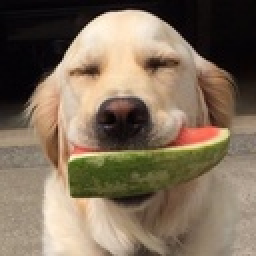
%> input picture exercise4/dog2.jpg, 128 x 128 px, shrunk from 400 x 400 before the run (shown 2 times larger)
$ octave exercise4_assignment3b.m   (GNU Octave 9; MATLAB toolbox functions it lacks are replaced by stand-ins)
%> lines starting %> are read from the running program, lines starting %| are printed output that depends on the picture
### exercise4/quantization_matrix.m
function R = quantization_matrix(q)

% generation of different quality quantization matrices, based on detail
% level

Q = [16 11 10 16 24 40 51 61; 12 12 14 19 26 58 60 55;...
     14 13 16 24 40 57 69 56; 14 17 22 29 51 87 80 62; ...
     18 22 37 56 68 109 103 77; 24 35 55 64 81 104 113 92;...
     49 64 78 87 103 121 120 101; 72 92 95 98 112 100 103 99];

 if q<50
     s = 5000/q;
 else
     s = 200-2*q;
 end

 R = floor( (s*Q + 50 ) / 100 );
 R(R == 0) = 1;

end

### exercise4/exercise4_assignment3b.m
A = imread('dog2.jpg');
%> A is the input picture: size 128x128x3 uint8; mean R, G, B 128.3, 111.2, 91.8
A = rgb2gray(A);
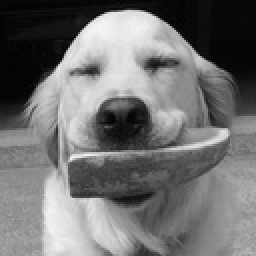
%> A: size 128x128 uint8 (shown 2 times larger); min 1, max 245, mean 114.1
[n,m] = size(A);
%> n = 128; m = 128

% padding
p1 = 0;
p2 = 0;
if mod(n,16)
    p1 = 16 - mod(n,16);
end
if mod(m,8)
    p2 = 16 - mod(m,16);
end
in = padarray(A,[p1,p2],'post');


% quantization - quality setting
Q = quantization_matrix(10);

% --------------- JPEG compression ------------------------
[N,M] = size(in);
%> N = 128; M = 128
out = zeros(N,M);
quantized = zeros(N,M);
for i = 1:N/8
    for j = 1:M/8
        block = double(in(8*i-7:8*i, 8*j-7:8*j)) - 128;
        block = round(my_dct2(block)./Q);
        %block = my_idct2(block.*Q);
        block = block.*Q;
        quantized(8*i-7:8*i, 8*j-7:8*j) = block;
        block = my_idct2(block);
        block = round(block + 128);
        out(8*i-7:8*i, 8*j-7:8*j) = block;
    end
end
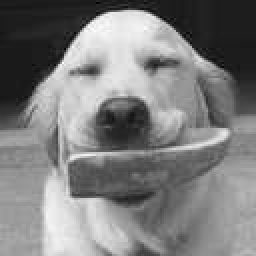
%> out: size 128x128 double (shown 2 times larger); min -25, max 256, mean 114.1; drawn with min black and max white
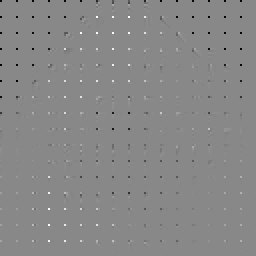
%> quantized: size 128x128 double (shown 2 times larger); min -7920, max 6880, mean -15.5; drawn with min black and max white

out = uint8(out);
%> out: size 128x128 uint8
quantized = uint8(quantized);
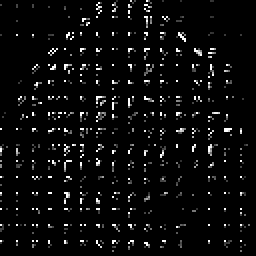
%> quantized: size 128x128 uint8 (shown 2 times larger); min 0, max 255, mean 11.3

figure(1), imshow(A), title('original image')
figure(2), imshow(out), title('reconstructed image')
diff = imabsdiff(A,out);
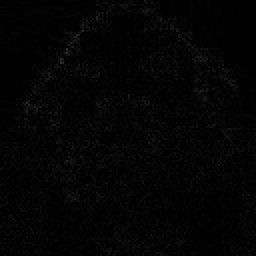
%> diff: size 128x128 uint8 (shown 2 times larger); min 0, max 49, mean 3.8
figure(3), imshow(diff), title('difference')

$ run again, with exercise4/smoke.png saved as exercise4/dog2.jpg
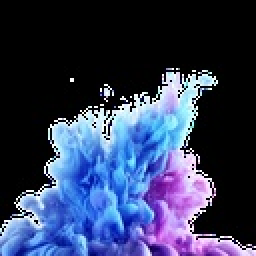
%> input picture exercise4/smoke.png, 128 x 128 px, shrunk from 800 x 800 before the run (shown 2 times larger)
%> A is the input picture: size 128x128x3 uint8; mean R, G, B 50.1, 59.9, 91.7
%> A: size 128x128 uint8
%> after the loop `for i = 1:N/8`:
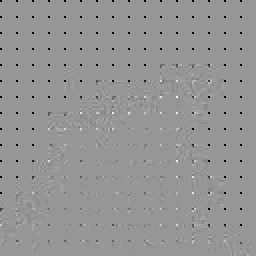
%> quantized: size 128x128 double (shown 2 times larger); min -8160, max 5680, mean -68.4; drawn with min black and max white
%> `diff = imabsdiff(A,out);`:
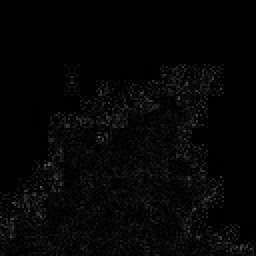
%> diff: size 128x128 uint8 (shown 2 times larger); min 0, max 96, mean 5.6
